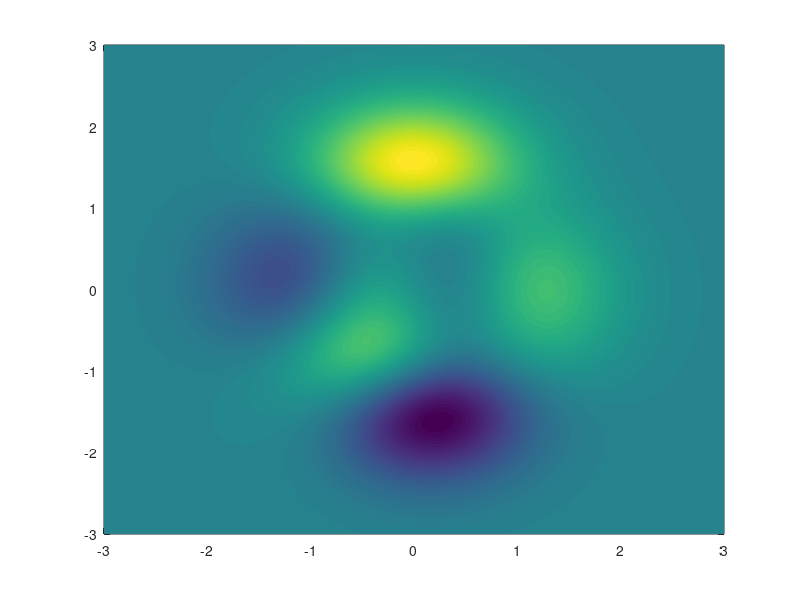

Recreate this plot in MATLAB. (Note: this script raises an error after producing the figure.)
%% |stipple| documentation
% |stipple| creates a hatch filling or stippling within a grid. This
% function is designed primarily to show regions of statistical 
% significance in spatial maps. 
% 
% <CDT_Contents.html Back to Climate Data Tools Contents>.
%% Syntax
% 
%  stipple(x,y,mask) 
%  stipple(...,MarkerProperty,MarkerValue,...)
%  stipple(...,'density',DensityValue) 
%  stipple(...,'resize',false) 
%  h = stipple(...)
% 
%% Description
% 
% |stipple(x,y,mask)| plots black dots in |x,y| locations wherever a |mask| contains
% |true| values. Dimensions of |x, y,| and |mask| must all match. 
% 
% |stipple(...,MarkerProperty,MarkerValue,...)| specifies any marker properties
% that are accepted by the plot function (e.g., |'color'|, |'marker'|, |'markersize'|, etc). 
%  
% |stipple(...,'density',DensityValue)| specifies density of stippling markers. 
% Default density is |100|, but if your plot is too crowded you may specify a 
% lower density value (and/or adjust the markersize). 
% 
% |stipple(...,'resize',false)| overrides the |'density'| option and plots stippling 
% at the exact resolution of the input grid. By default, the grids are resized
% because any grid larger than about 100x100 would produce so many stippling
% dots it would black out anything under them. 
% 
% |h = stipple(...)| returns a handle of the plotted stippling objects. 
% 
%% Example 1
% Here's an example you can try at home, which uses |peaks| to create
% a 1000x1000 grid of data: 

% Load some sample data: 
[X,Y,Z] = peaks(1000); 

pcolor(X,Y,Z)
shading interp
hold on

%% 
% Let's say everywhere Z exceeds 2.5 should have stippling: 

mask = Z>2.5; 
stipple(X,Y,mask) 

%% Example 2: Specify color 
% If you prefer gray dots to the default black dots, do this: 

stipple(X,Y,mask,'color',0.5*[1 1 1]) 

%% Example 3: Specify density
% Too many dots? Specify whatever density you'd like. The default 
% density is 100, so values lower than that will produce fewer dots, 
% whereas higher values produce more dots. (Specify |'resize',false|
% if you want the density to exactly match the input grids.). 

figure
pcolor(X,Y,Z)
shading interp
hold on
stipple(X,Y,mask,'density',30) 

%% Example 4: Specify several options at once: 
% To set everything just the way you like it, specify as many options
% as you'd like. Here we'll plot big red plus signs: 

stipple(X,Y,mask,'density',75,'color','r','marker','+','markersize',9)

%% Example 5: Regions of statistical significance
% Here's a real-world application of stippling: Denote regions of statistically
% significant sea surface temperature trends with stipples. First, load the
% sample pacific_sst.mat dataset, which contains monthly gridded sea surface
% temperature data, and calculate trends and corresponding p-values with
% <trend_documentation.html |trend|>: 

load pacific_sst

[tr,p] = trend(sst,12); 

figure
imagescn(lon,lat,tr) 
cb = colorbar; 
ylabel(cb,'SST trend \circC yr^{-1}') 
cmocean('balance','pivot') % sets the colormap with zero in the middle

%% 
% Define statistical significance by, let's say, anything with a p-value 
% of less than 0.01: 

StatisticallySignificant = p<0.01; 

%% 
% Now plot with |stipple|:

hold on
stipple(lon,lat,StatisticallySignificant)

%% Author Info
% This function was written by Chad A. Greene, August 2018. 